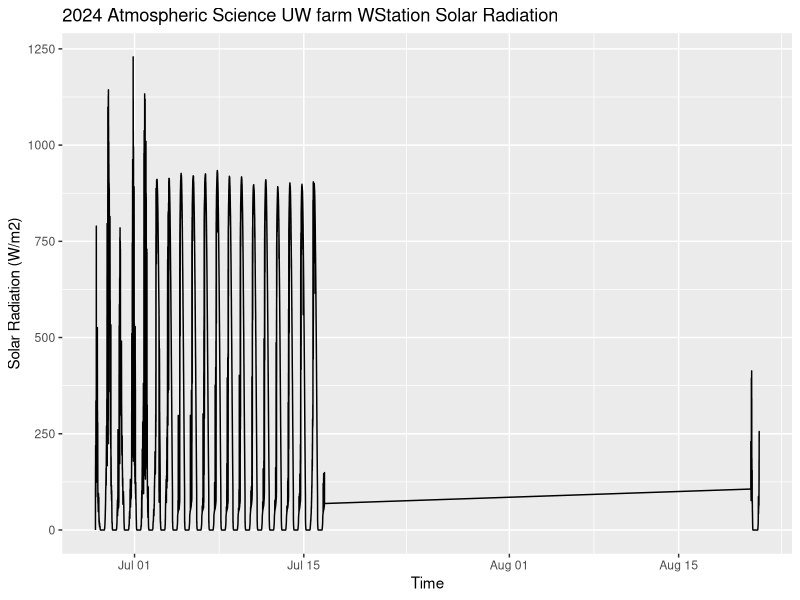

Source code (R): (Note: this script raises an error after producing the figure.)
#Plotting the UW farm atmospheric data from the 2024 field season
#Taylor M. Hatcher
#
#
# Load required libraries
library(data.table)
library(ggplot2)
library(lubridate)
library(dplyr)
library(tidyr)

# Set working directory to github repository for the project
setwd("~/Desktop/Repos/WARP2024")

atmosphericdata <- read.csv("CUHatmosphericdata2024.csv", skip = 2)

# Combine Date and time columns and format
atmosphericdata$datetime <- as.POSIXct(paste(atmosphericdata$Date, atmosphericdata$Time), format="%Y-%m-%d %H:%M")


# Plot solar radiation
SolarPlot <- ggplot(atmosphericdata, aes(x = datetime, y = Solar)) +
  geom_line(data=atmosphericdata, stat="identity", position="identity") +
  labs(title = "2024 Atmospheric Science UW farm WStation Solar Radiation", y="Solar Radiation (W/m2)", x = "Time")
print(SolarPlot)

# Plot wind speed

WindSpeedPlot <- ggplot(atmosphericdata, aes(x = datetime, y = Speed)) +
  geom_line(data=atmosphericdata, stat = "identity", position="identity") +
  labs(title = "2024 Atmospheric Science UW farm WStation Wind speed")
print(WindSpeed)

atmosphericdata <- atmosphericdata %>%
  mutate(Temperature = ifelse(is.na(as.numeric(as.character(Temperature))), NA, as.numeric(as.character(Temperature))))
atmosphericdata <- atmosphericdata %>%
  filter(!is.na(Temperature))

# Convert Temperature to Celsius from Fahrenheit
atmosphericdata$Temperature <- (atmosphericdata$Temperature - 32) * 5 / 9
# Calculate daily mean temperature
hourly_means <- atmosphericdata %>%
  mutate(date = as.Date(datetime),
         hour = format(datetime, "%H")) %>%
  group_by(date, hour)%>%
  summarise(MeanTemperature = mean(Temperature, na.rm = FALSE)) %>%
  ungroup()
print(hourly_means)

# Plot daily hourl mean temperatures

hourlymeanplot <- ggplot(hourly_means, aes(x = date, y = MeanTemperature)) +
  geom_line(size = 1) +
  labs(title = "UW Farm AtmosWData Hourly Mean Temperature", 
       x = "Date and Time", y = "Mean Temperature (°C)") +
  theme_minimal()
print(hourlymeanplot)

# Plot temperature data

TemperaturePlot <- ggplot(atmosphericdata, aes(x = datetime, y = Temperature)) +
  geom_point(data=atmosphericdata, stat="identity", position="identity", aes(color = as.factor(Temperature))) +
  labs(title = "2024 Atmospheric Science UW farm Wstation Temperature")
print(TemperaturePlot)


